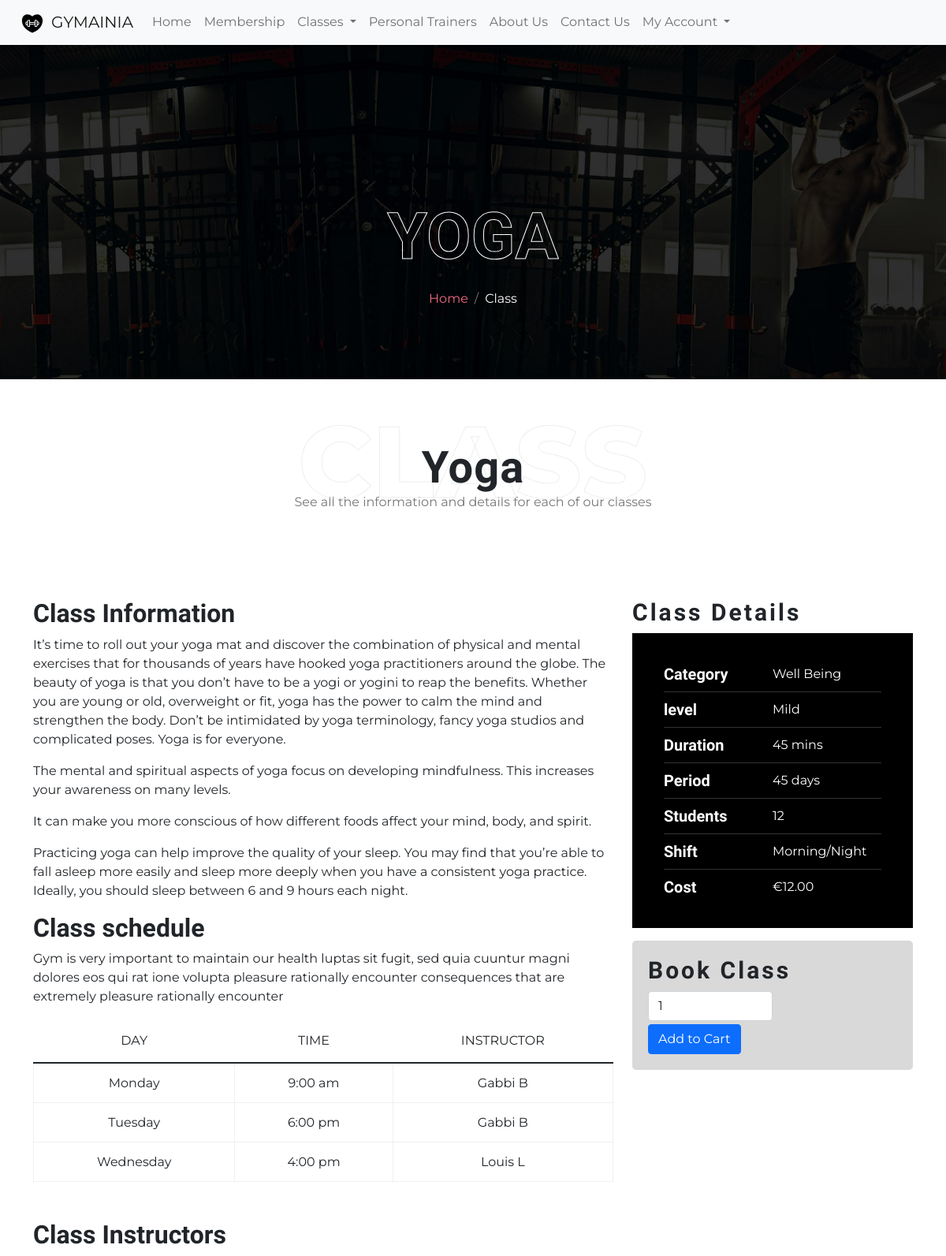
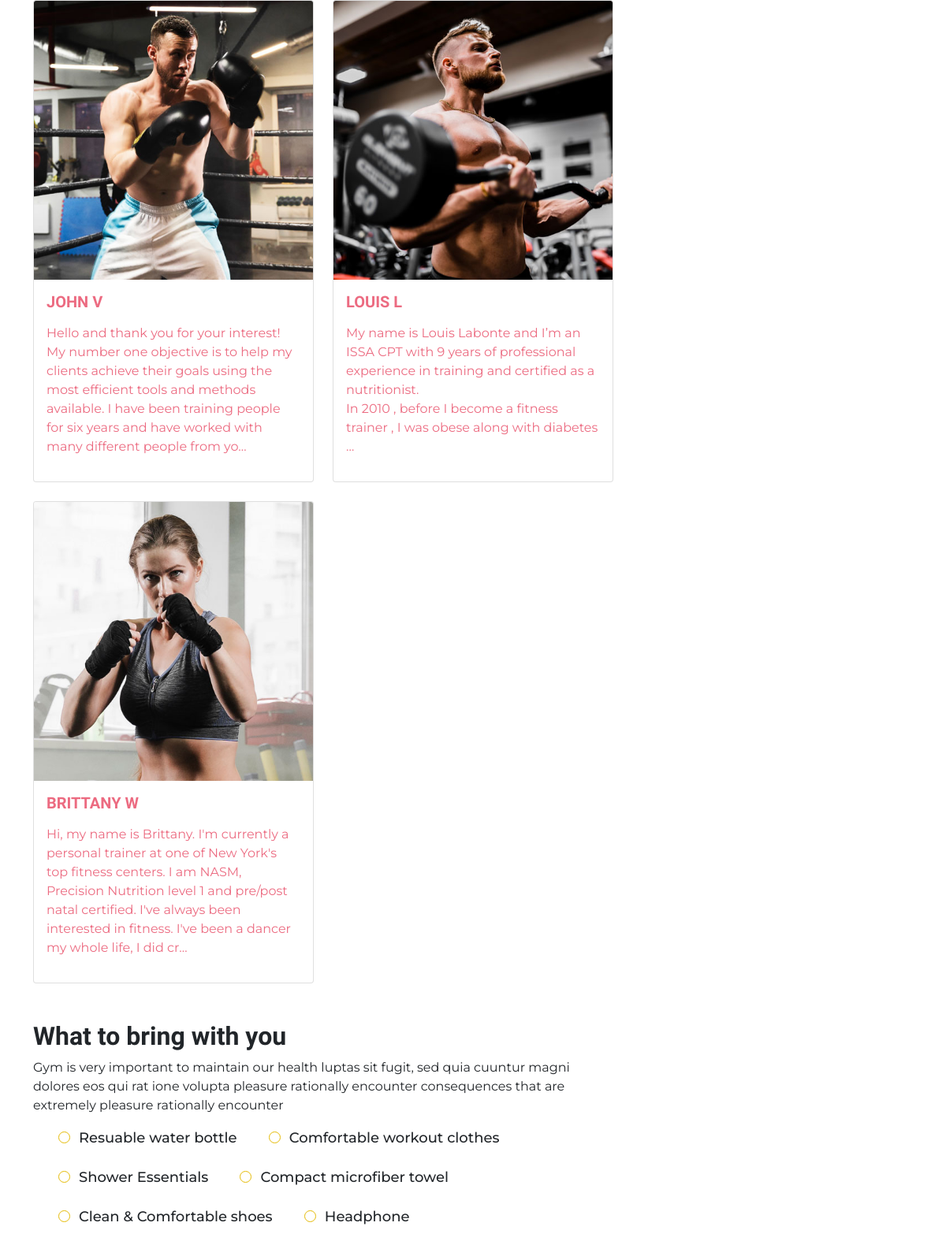
The app's page /gym_class/1/ (upper part) with its own data (2 pictures, top to bottom).
### classes/models.py (models this page shows, shortened)
class GymClass(models.Model):
    class Meta:
        verbose_name_plural = 'GymClasses'
    category = models.ForeignKey('Category', null=True, blank=True, on_delete=models.SET_NULL)
    name = models.CharField(max_length=254)
    description = HTMLField()
    short = models.TextField(blank=True)
    level = models.CharField(max_length=254)
    duration = models.IntegerField()
    period = models.CharField(max_length=254)
    students = models.IntegerField()
    price = models.DecimalField(max_digits=6, decimal_places=2)
    trainer = models.ManyToManyField('Trainer', blank=True)
    image_url = models.URLField(max_length=1024, null=True, blank=True)
    image = models.ImageField(null=True, blank=True)

class Timetable(models.Model):
    gym_class = models.ForeignKey('GymClass', on_delete=models.CASCADE)
    start_date = models.DateField()
    end_date = models.DateField()
    day = models.CharField(max_length=12)
    time_slot = models.CharField(max_length=12)
    trainer = models.ForeignKey('Trainer', on_delete=models.CASCADE)

class Trainer(models.Model):
    name = models.CharField(max_length=254)
    bio = HTMLField()
    image_url = models.URLField(max_length=1024, null=True, blank=True)
    image = models.ImageField(null=True, blank=True)

class Category(models.Model):
    class Meta:
        verbose_name_plural = 'Categories'
    name = models.CharField(max_length=254)
    friendly_name = models.CharField(max_length=254, null=True, blank=True)
    def __str__(self):
        return self.name

### classes/views.py (the view)
# urls.py: path('gym_class/<int:class_id>/', views.gym_class, name='gym_class'),
def gym_class(request, class_id):
    gym_class = get_object_or_404(GymClass, pk=class_id)
    trainers = gym_class.trainer.all()
    timetables = Timetable.objects.select_related().filter(gym_class = class_id)
    context = {
        'gym_class': gym_class,
        'trainers': trainers,
        'timetables': timetables
    }
    return render(request, 'classes/class.html', context)

### cart/contexts.py (called while the page is built, shortened)
def cart_contents(request):
    cart_items = []
    total = 0
    product_count = 0
    item_total = 0
    cart = request.session.get('cart', {})
    context = {
        'cart_items': cart_items,
        'total': total,
        'product_count': product_count,
    }
    return context

### classes/templates/classes/class.html (shortened to what this page needs)
{% extends "base.html" %}
{% load static %}
{% block content %}
<main>
    <section class="page-banner">
        <div class="bg-overlay" style="background-image: url('{% static "imgs/slide2.jpg" %}');">
        </div>
        <div class="container">
            <div class="row">
                <div class="col-sm-12 text-center">
                    <h1 class="banner-title">{{ gym_class.name }}</h1>
                    <nav aria-label="breadcrumb">
                        <ol class="breadcrumb">
                            <li class="breadcrumb-item"><a href="{% url 'home' %}">
                                     Home</a></li>
                            <li class="breadcrumb-item text-white" aria-current="page">Class</li>
                        </ol>
                    </nav>
                </div>
            </div>
        </div>
    </section>
    <section class="page-title text-center">
        <div class="section-title-box">
            <span class="section-sub-title">Class</span>
            <h2 class="section-title">{{ gym_class.name }}</h2>
            <p class="section-info">See all the information and details for each of our classes
            </p>
        </div>
    </section>
    <section class="class-info">
        <div class="container">
            <div class="row">
                <div class="col-lg-8">
                    <div class="content">
                        <h2 class="title">Class Information</h2>
                        {{ gym_class.description|safe }}
                    </div>
                    <div class="class-schedule mb-5">
                        <h2 class="title">Class schedule</h2>
                        <p>Gym is very important to maintain our health luptas sit fugit, sed quia cuuntur magni
                            dolores eos qui rat ione volupta pleasure rationally encounter consequences that are
                            extremely pleasure rationally encounter</p>
                        <table class="table">
                            <thead>
                                <tr>
                                    <th class="day">Day</th>
                                    <th class="time">Time</th>
                                    <th class="tnstructor">Instructor</th>
                                </tr>
                            </thead>
                            <tbody>
                                {% for timetable_entry in timetables %}
                                <tr>
                                    <td>{{ timetable_entry.day }}</td>
                                    <td class="time">{{ timetable_entry.time_slot }}</td>
                                    <td>{{ timetable_entry.trainer.name }}</td>
                                </tr>
                                {% endfor %}
                            </tbody>
                        </table>
                    </div>
                    <div class="class-instructors mb-5">
                        <h2 class="title">Class Instructors</h2>
                        <div class="row row-cols-1 row-cols-md-2 g-4">
                            {% for trainer in trainers %}
                            <div class="col">
                                <a href="{% url 'trainer' trainer.id %}">
                                    <div class="card">
                                        {% if trainer.image %}
                                        <img class="card-img-top" src="{{ trainer.image.url }}"
                                            alt="{{ trainer.name }}">
                                        {% else %}
                                        <img class="card-img-top" src="{{ MEDIA_URL }}noimage.png"
                                            alt="{{ trainer.name }}">
                                        {% endif %}
                                        <div class="card-body">
                                            <h5 class="card-title">{{ trainer.name }}</h5>
                                            <p class="card-text">{{ trainer.bio|safe|truncatechars:255 }}</p>
                                        </div>
                                    </div>
                                </a>
                            </div>
                            {% endfor %}
                        </div>
                    </div>
                    <div class="class-instructions">
                        <h2 class="title">What to bring with you</h2>
                        <p>Gym is very important to maintain our health luptas sit fugit, sed quia cuuntur magni
                            dolores eos qui rat ione volupta pleasure rationally encounter consequences that are
                            extremely pleasure rationally encounter</p>
                        <ul>
                            <li>Resuable water bottle</li>
                            <li>Comfortable workout clothes</li>
                            <li>Shower Essentials</li>
                            <li>Compact microfiber towel</li>
                            <li>Clean &amp; Comfortable shoes</li>
                            <li>Headphone</li>
                        </ul>
                    </div>
                </div>
                <div class="col-sm-8 col-md-6 col-lg-4">
                    <div class="class-details">
                        <div class="class-detail-right">
                            <div class="class-schedule-block">
                                <h3 class="block-title m-b20">Class Details</h3>
                                <ul class="info-list">
                                    <li>
                                        <h5 class="title">Category</h5><span>{{ gym_class.category }}</span>
                                    </li>
                                    <li>
                                        <h5 class="title">level</h5><span>{{ gym_class.level }}</span>
                                    </li>
                                    <li>
                                        <h5 class="title">Duration</h5><span>{{ gym_class.duration }} mins</span>
                                    </li>
                                    <li>
                                        <h5 class="title">Period</h5><span>{{ gym_class.duration }} days</span>
                                    </li>
                                    <li>
                                        <h5 class="title">Students</h5><span>{{ gym_class.students }}</span>
                                    </li>
                                    <li>
                                        <h5 class="title">Shift</h5><span>Morning/Night</span>
                                    </li>
                                    <li>
                                        <h5 class="title">Cost</h5><span>€{{ gym_class.price }}</span>
                                    </li>
                                </ul>
                                <form class="form book-class" action="{% url 'add_to_cart' gym_class.id %}"
                                    method="POST">
                                    <div class="form-row">
                                        <div class="col-12">
                                            <h3>Book Class</h3>
                                            <div class="form-group w-50">
                                                <input class="form-control qty_input" type="number" name="quantity"
                                                    value="1" min="1" max="99" data-item_id="{{ gym_class.id }}"
                                                    id="id_qty_{{ gym_class.id }}">
                                                <input type="submit" class="btn btn-primary mt-1" value="Add to Cart">
                                            </div>
                                        </div>
                                    </div>
                                </form>
                            </div>
                        </div>
                    </div>
                </div>
            </div>
        </div>
    </section>
</main>
{% endblock %}

### static/css/base.css (style rules this page uses)
body { font-family: 'Montserrat', sans-serif; }
a { color: #ec6b81; text-decoration: none; transition: .3s; -webkit-transition: .3s; -moz-transition: .3s; -ms-transition: .3s; -o-transition: .3s; }
aside, section { padding-top: 5rem; }
h1, h2, h3, h4, h5, h6 { font-family: 'Teko', sans-serif; font-weight: 800; }
h3 { font-size: 30px; font-weight: 700; letter-spacing: 3px; }
table { border: 1px solid #eeeeee; width: 100%; margin-bottom: 20px; }
th { text-align: center; font-weight: 400; padding: 15px 0; padding: 15px !important; text-align: center; border: 1px solid rgb(255 255 255 / 0.2); text-transform: uppercase; color: var(--dark-color); background: #f0f0f0; }
table tbody td { position: relative; border: 1px solid rgb(189 182 182 / 20%); line-height: normal; -webkit-box-sizing: initial; box-sizing: initial; padding: 15px !important; text-align: center; }
.section-title-box { margin-bottom: 30px; position: relative; }
.section-title { font-size: 56px; line-height: 64px; z-index: 9; position: relative; margin-bottom: 0; letter-spacing: 1px; }
.section-info { color: #777777; }
.section-sub-title { line-height: 1; letter-spacing: 1px; padding: 0; text-transform: uppercase; color: #eeeeee; font-family: var(--title-fonts); font-weight: 800; font-size: 8em; position: absolute; top: -40px; left: 0; right: 0; -webkit-text-fill-color: transparent; -webkit-text-stroke-width: 1px; }
.page-banner { padding-top: 194px; position: relative; padding-bottom: 5rem; }
.bg-overlay { position: absolute; top: 0; left: 0; opacity: 1; width: 100%; height: 100%; background-size: cover; background-attachment: scroll; background-position: center center; }
.banner-title { color: #fff; font-size: 82px; position: relative; -webkit-text-stroke: 1px #fff; -webkit-text-fill-color: rgba(0, 0, 0, 0); text-transform: uppercase; }
.breadcrumb { background: transparent; padding: 10px !important; margin: 0; justify-content: center; position: relative; }
.info-list { list-style: none; padding: 40px; background-color: #000; }
.info-list li { border-bottom: 1px solid rgba(255, 255, 255, 0.2); margin-bottom: 10px; padding-bottom: 10px; color: #fff; display: flex; }
.info-list li .title { display: inline-block; width: 50%; margin-bottom: 0px; }
.info-list li:last-child { border-bottom: 0px; margin-bottom: 0px; padding-bottom: 0px; }
.class-instructions ul li { display: inline-block; margin-right: 36px; margin-bottom: 22px; font-weight: 500; font-size: 18px; line-height: 1.555; }
.class-instructions ul li:before { border: 1px solid #e5ba03; border-radius: 50%; display: inline-block; content: ""; top: 1px; margin-right: 11px; position: relative; width: 15px; height: 15px; }
.card-title { text-transform: uppercase; }
.book-class { background-color: #d9d9d9; padding: 20px; border-radius: 5px; }

### records on screen
GymClass: name "YOGA", name "Yoga", description "It’s time to roll out your yoga mat and discover the combination of physical and mental exercises that for thousands of years have hooked yoga practitioners around the globe. The beauty of yoga is that you don’t have to be a yogi or yogini to reap the benefits. Whether you are young or old, overweight or fit, yoga has the power to calm the mind and strengthen the body. Don’t be intimidated by yoga terminology, fancy yoga studios and complicated poses. Yoga is for everyone. The mental and spiritual aspects of yoga focus on developing mindfulness. This increases your awareness on many levels. It can make you more conscious of how different foods affect your mind, body, and spirit. Practicing…", category "Well Being", level "Mild", duration "45", students "12", price "12.00", quantity "1"
Timetable: day "Monday", time_slot "9:00 am", trainer.name "Gabbi B"
Timetable: day "Tuesday", time_slot "6:00 pm", trainer.name "Gabbi B"
Timetable: day "Wednesday", time_slot "4:00 pm", trainer.name "Louis L"
Trainer: image (picture), name "JOHN V", bio "Hello and thank you for your interest! My number one objective is to help my clients achieve their goals using the most efficient tools and methods available. I have been training people for six years and have worked with many different people from yo…"
Trainer: image (picture), name "LOUIS L", bio "My name is Louis Labonte and I’m an ISSA CPT with 9 years of professional experience in training and certified as a nutritionist. In 2010 , before I become a fitness trainer , I was obese along with diabetes …"
Trainer: image (picture), name "BRITTANY W", bio "Hi, my name is Brittany. I'm currently a personal trainer at one of New York's top fitness centers. I am NASM, Precision Nutrition level 1 and pre/post natal certified. I've always been interested in fitness. I've been a dancer my whole life, I did cr…"
